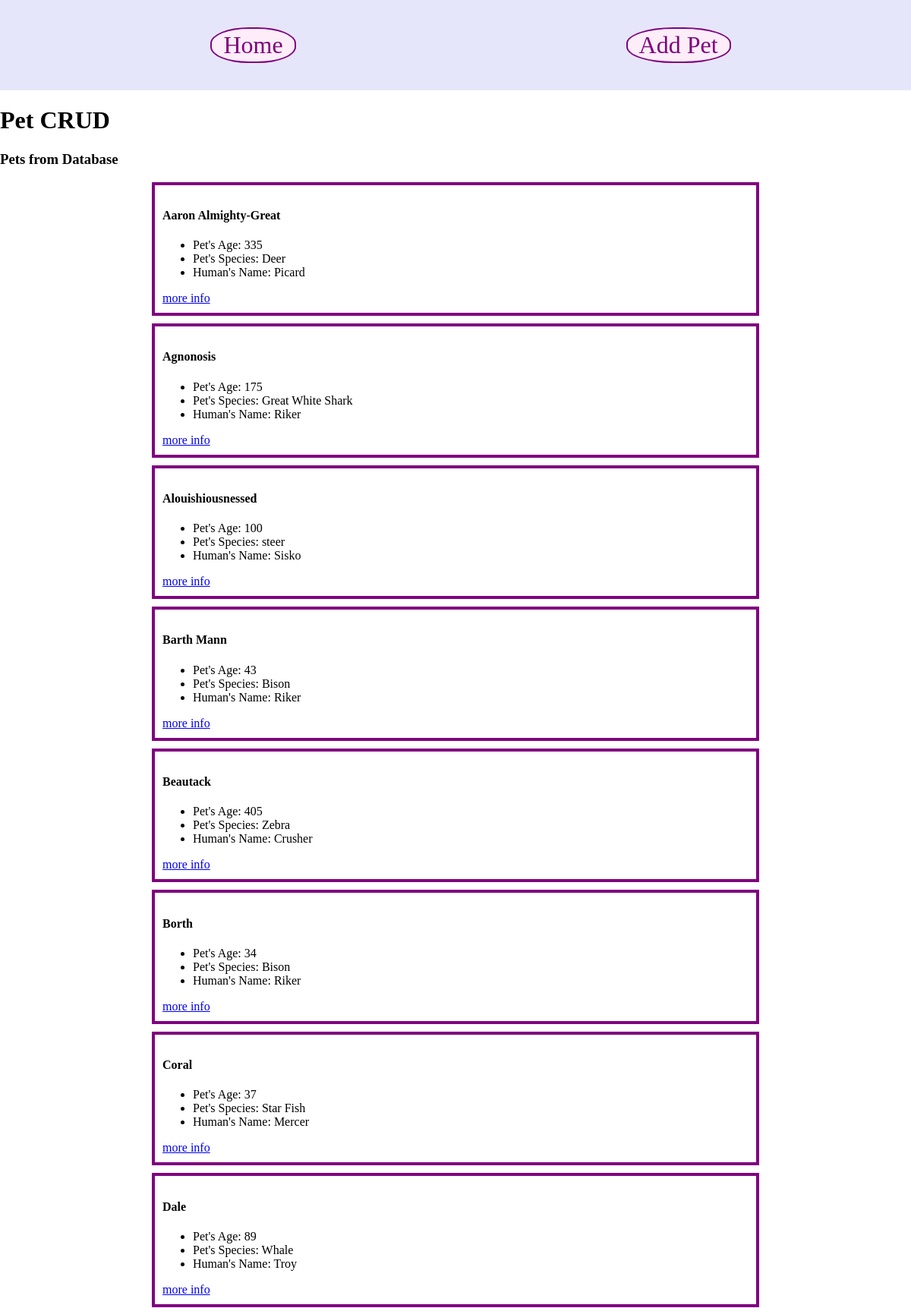
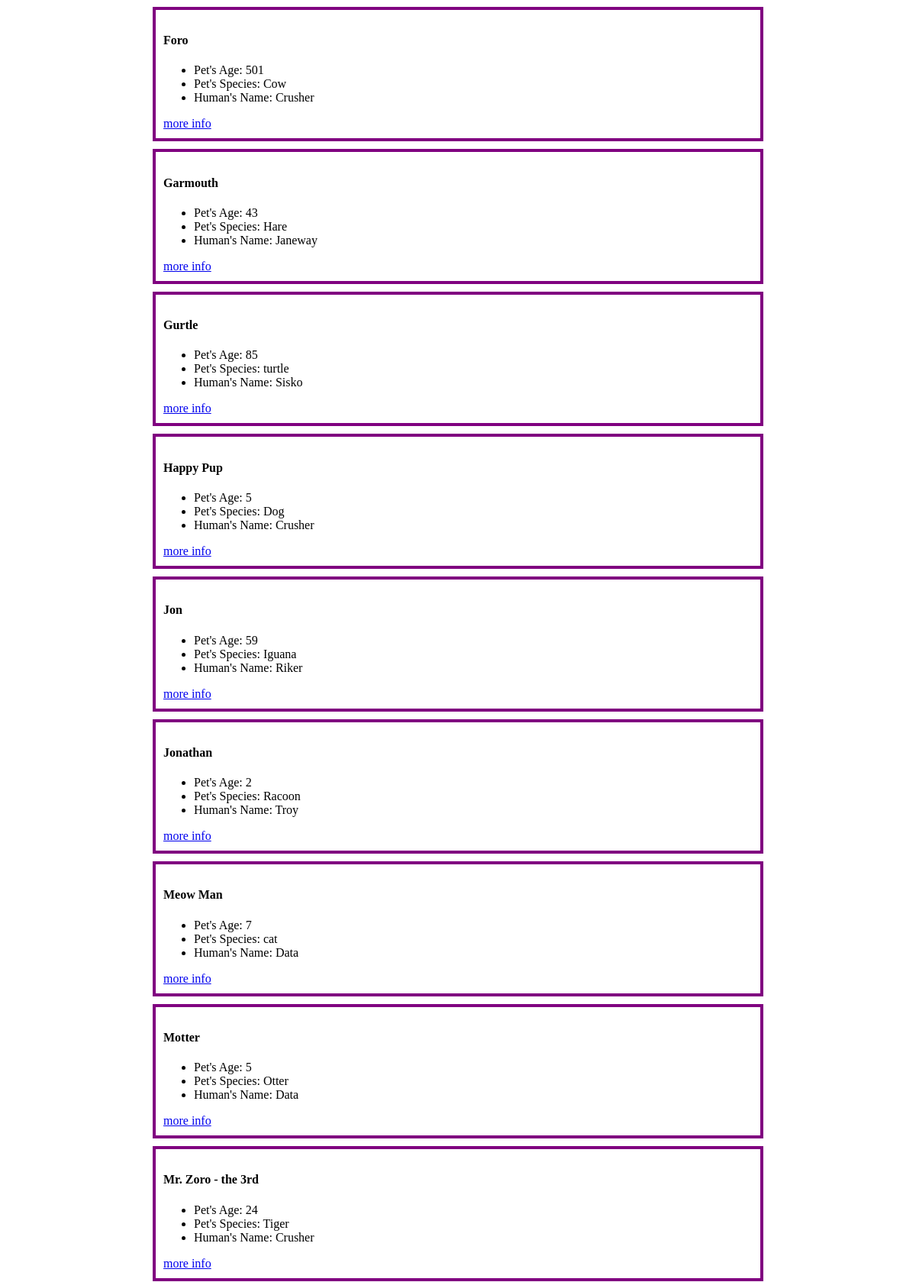
The page /projects/petCrud/index.php (upper part) on the database its author committed (2 pictures, top to bottom).
### tables this page shows
CREATE TABLE `Pet` (
  `petID` int(11) NOT NULL AUTO_INCREMENT,
  `petAge` smallint(6) NOT NULL,
  `petSpecies` varchar(50) NOT NULL,
  `petName` varchar(75) NOT NULL,
  `humanID` int(11) NOT NULL,
  PRIMARY KEY (`petID`),
  KEY `Human_Key` (`humanID`)
);

CREATE TABLE `Human` (
  `humanID` int(11) NOT NULL AUTO_INCREMENT,
  `humanWeight` decimal(3,1) DEFAULT NULL,
  `humanName` varchar(40) NOT NULL,
  PRIMARY KEY (`humanID`),
  UNIQUE KEY `humanID` (`humanID`)
);

### projects/petCrud/index.php (the view, shortened to what this page needs)
<?php
	$sqldata = "select Pet.petID, Pet.petName, Pet.petAge, Pet.petSpecies, Human.humanName from Human, Pet where Pet.humanID = Human.humanID ORDER BY petName";
	$result = mysqli_query($conn, $sqldata);
	while($pet = mysqli_fetch_array($result, MYSQLI_ASSOC)){
		$pets[] = $pet;
	}
?>
<?php require("templates/header.php");?>
	<h3>Pets from Database</h3>
	<?php $petCount = count($pets); ?>
	<?php for($i = 0; $i < $petCount; $i++) { ?>
		<div class = "aPet">
		<h4><?php echo htmlspecialchars($pets[$i]["petName"]); ?></h4>
			<ul>
				<?php $labels = ["petAge" => "Pet's Age", "petSpecies" => "Pet's Species", "humanName" => "Human's Name"]; ?>
				<?php foreach($pets[$i] as $key => $value){ ?>
					<?php if($key != "petID" && $key != "petName") { ?>
						<li>
							<?php echo htmlspecialchars($labels[$key]) . ": " . htmlspecialchars($value); ?>
						</li>
					<?php } ?>
				<?php } ?>
			</ul>
			<a href="details.php?petID=<?php echo $pets[$i]["petID"] ?>">more info</a>
		</div>
	<?php } ?>
<?php require("templates/footer.php");?>

### projects/petCrud/templates/header.php (shortened to what this page needs)
<!DOCTYPE html>
<html>
<head>
</head>
<body>
	<header>
		<nav>
			<ul>
				<li><a href="index.php">Home</a></li>
				<li><a href="add.php">Add Pet</a></li>
			</ul>
		</nav>
		<h1>Pet CRUD</h1>
	</header>

### projects/petCrud/templates/footer.php (shortened to what this page needs)
</body>
</html>

### projects/petCrud/templates/header.php (style rules this page uses)
header, body { margin: 0; }
.aPet { border: 4px solid purple; margin: 10px 200px; padding: 10px; }
nav { background-color: lavender; padding: 20px; margin: 0; }
nav ul { display: flex; list-style-type: none; justify-content: space-around; }
nav ul li { font-size: 2em; border: 2px solid purple; padding: 3px 15px; border-radius: 45%; background-color: #fcedf8; }
li a { text-decoration: none; color: purple; }

### rows shown on the page
pet: petName "Aaron Almighty-Great", key "Pet's Age", petAge "335", key "Pet's Species", petSpecies "Deer", key "Human's Name", humanID.humanName "Picard"
pet: petName "Agnonosis", key "Pet's Age", petAge "175", key "Pet's Species", petSpecies "Great White Shark", key "Human's Name", humanID.humanName "Riker"
pet: petName "Alouishiousnessed", key "Pet's Age", petAge "100", key "Pet's Species", petSpecies "steer", key "Human's Name", humanID.humanName "Sisko"
pet: petName "Barth Mann", key "Pet's Age", petAge "43", key "Pet's Species", petSpecies "Bison", key "Human's Name", humanID.humanName "Riker"
pet: petName "Beautack", key "Pet's Age", petAge "405", key "Pet's Species", petSpecies "Zebra", key "Human's Name", humanID.humanName "Crusher"
pet: petName "Borth", key "Pet's Age", petAge "34", key "Pet's Species", petSpecies "Bison", key "Human's Name", humanID.humanName "Riker"
pet: petName "Coral", key "Pet's Age", petAge "37", key "Pet's Species", petSpecies "Star Fish", key "Human's Name", humanID.humanName "Mercer"
pet: petName "Dale", key "Pet's Age", petAge "89", key "Pet's Species", petSpecies "Whale", key "Human's Name", humanID.humanName "Troy"
pet: petName "Foro", key "Pet's Age", petAge "501", key "Pet's Species", petSpecies "Cow", key "Human's Name", humanID.humanName "Crusher"
pet: petName "Garmouth", key "Pet's Age", petAge "43", key "Pet's Species", petSpecies "Hare", key "Human's Name", humanID.humanName "Janeway"
pet: petName "Gurtle", key "Pet's Age", petAge "85", key "Pet's Species", petSpecies "turtle", key "Human's Name", humanID.humanName "Sisko"
pet: petName "Happy Pup", key "Pet's Age", petAge "5", key "Pet's Species", petSpecies "Dog", key "Human's Name", humanID.humanName "Crusher"
pet: petName "Jon", key "Pet's Age", petAge "59", key "Pet's Species", petSpecies "Iguana", key "Human's Name", humanID.humanName "Riker"
pet: petName "Jonathan", key "Pet's Age", petAge "2", key "Pet's Species", petSpecies "Racoon", key "Human's Name", humanID.humanName "Troy"
pet: petName "Meow Man", key "Pet's Age", petAge "7", key "Pet's Species", petSpecies "cat", key "Human's Name", humanID.humanName "Data"
pet: petName "Motter", key "Pet's Age", petAge "5", key "Pet's Species", petSpecies "Otter", key "Human's Name", humanID.humanName "Data"
pet: petName "Mr. Zoro - the 3rd", key "Pet's Age", petAge "24", key "Pet's Species", petSpecies "Tiger", key "Human's Name", humanID.humanName "Crusher"
